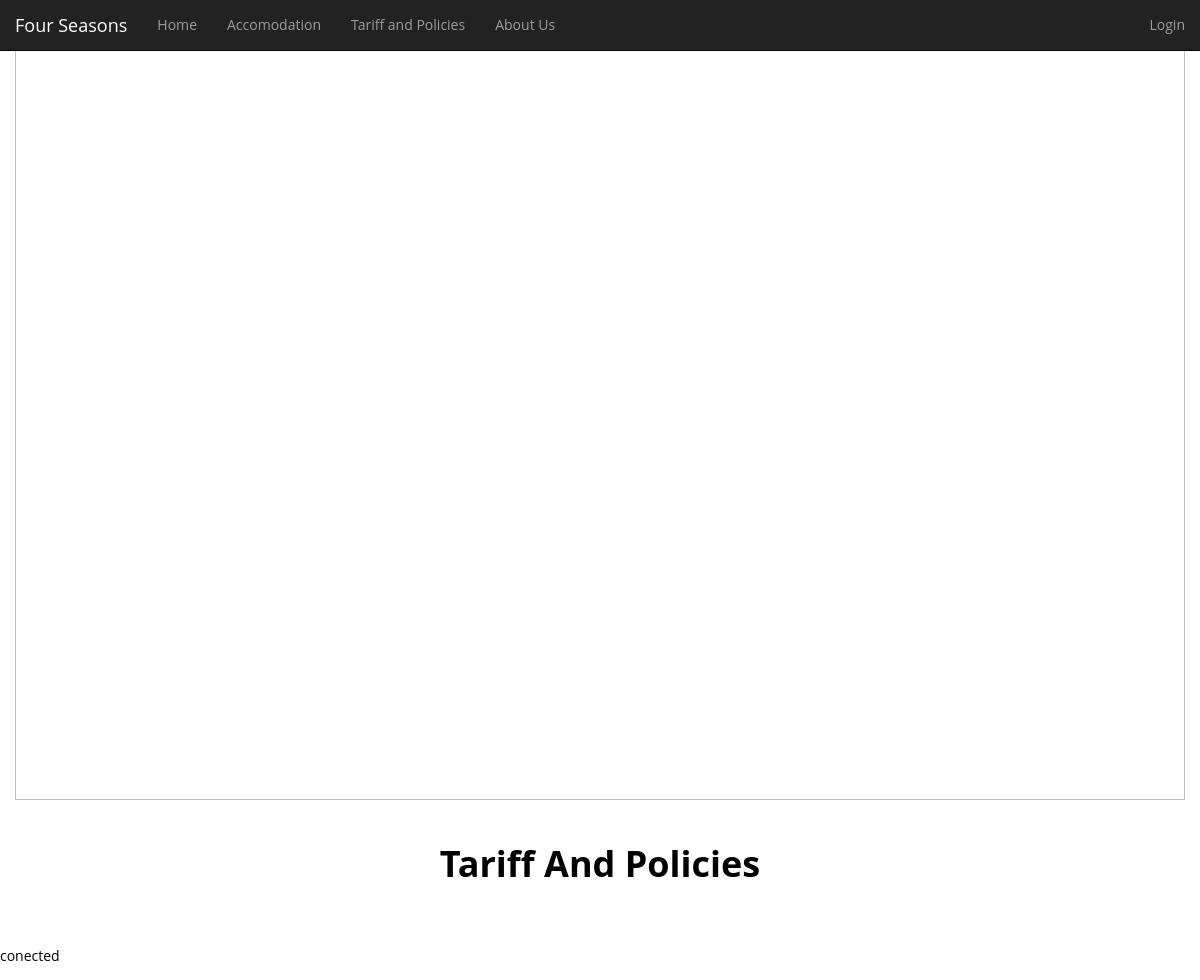
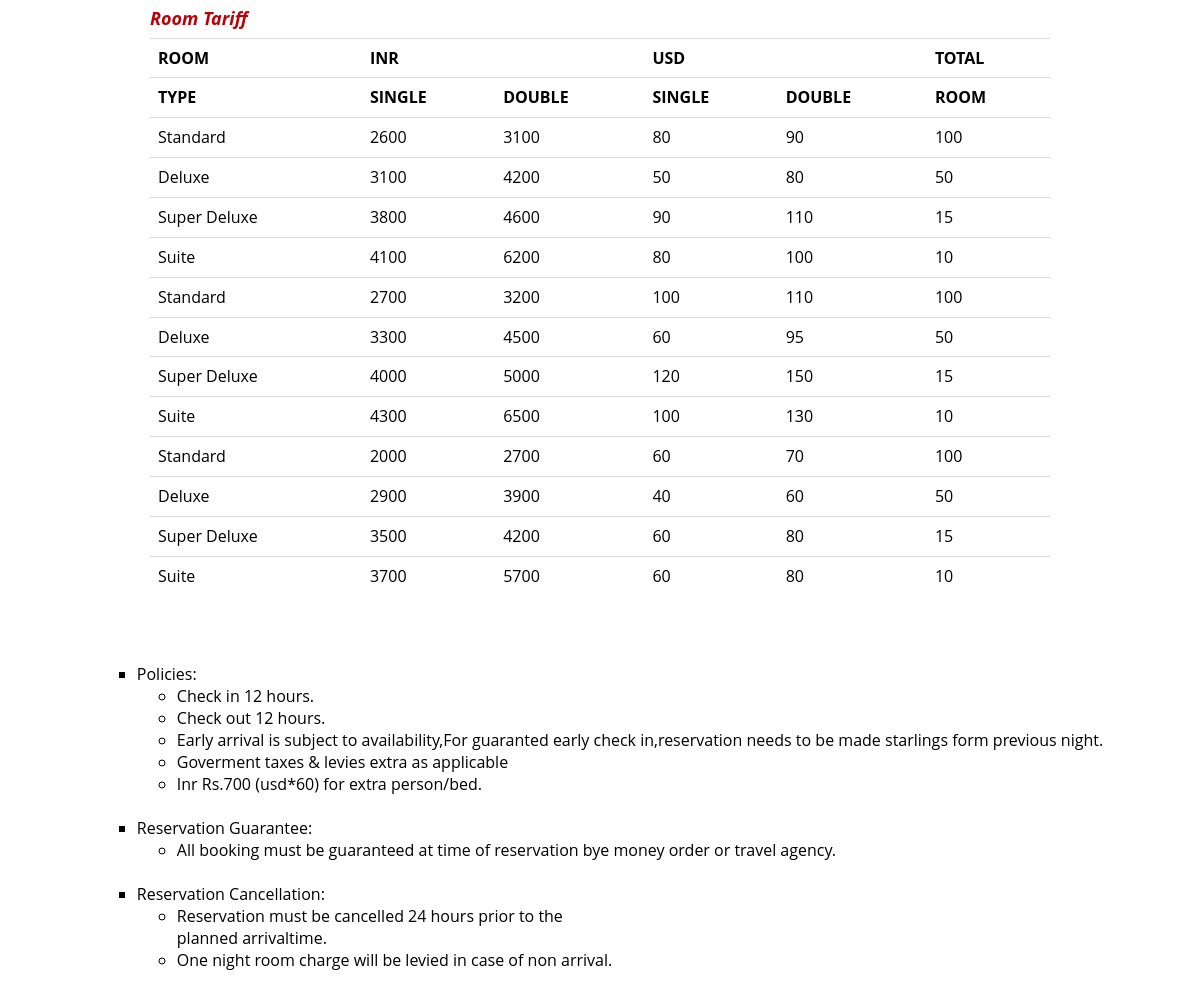
Page /hotel-reservation-system-master/tariff.php on the committed database (2 pictures, top to bottom).
### tables this page shows
CREATE TABLE `tariff` (
  `type` varchar(50) NOT NULL DEFAULT '',
  `inrsin` varchar(30) NOT NULL DEFAULT '0',
  `inrdbl` varchar(30) NOT NULL DEFAULT '0',
  `usdsin` varchar(30) NOT NULL DEFAULT '0',
  `usddbl` varchar(30) NOT NULL DEFAULT '0',
  `totroom` int(3) NOT NULL DEFAULT '0',
  `hotel_id` int(11) NOT NULL,
  `avroom` int(11) NOT NULL
);

### hotel-reservation-system-master/tariff.php (the view, shortened to what this page needs)
<html>
<head>
	<link href="css/bootstrap.min.css" rel="stylesheet">
	<link href="css/main.css" rel="stylesheet">
</head>
<body>
<?php
	include "index1.php";
?>
<div id = "heading">
	<h1>Tariff And Policies</h1>
</div>
<?php
	include 'connection.php';
	if ($con) {
            echo '<p>conected</p>';
        } else {
            echo '<p>not conected</p>';
    }
    $qrysel="select * from tariff";
	$rs=mysqli_query($con,$qrysel);
	echo "<center>";
	echo "<table class=table>";
	echo "<caption><font color='rgba(0,0,0,0.7)' size=4><b><i>Room Tariff</i></b></font></caption>";
	echo "<tr><th>ROOM</th><th colspan=2>INR</th><th colspan=2>USD</th><th>TOTAL</th></tr>";
	echo "<tr><th>TYPE</th><th>SINGLE</th><th>DOUBLE</th><th>SINGLE</th><th>DOUBLE</th><th>ROOM</th></tr>";
	while($v=mysqli_fetch_array($rs))
	{
		echo "<tr>";
		echo "<td>".$v['type']."</td>";
		echo "<td>".$v[1]."</td>";
		echo "<td>".$v[2]."</td>";
		echo "<td>".$v[3]."</td>";
		echo "<td>".$v[4]."</td>";
		echo "<td>".$v[5]."</td>";
		echo "</tr>";
	}
	echo "</table>";
?>
<br><br>
<center><table>
<tr>
	<td>
	<ul type=square>
		<li>Policies: </li>
		<ul>
			<li>Check in 12 hours.
				<li>Check out 12 hours.
				<li>Early arrival is subject to availability,For guaranted early check in,reservation needs to be made starlings form previous night.
				<li>Goverment taxes & levies extra as applicable
				<li>Inr Rs.700 (usd*60) for extra person/bed.
		</ul>
		<br>
		<li>Reservation Guarantee: </li>
			<ul>
				<li>All booking must be guaranteed at time of reservation bye money order or travel agency.
			</ul>
		<br>
		<li>Reservation Cancellation: </li>
		<ul>
			<li>Reservation must be cancelled 24 hours prior to the <br>planned arrivaltime.
			<li>One night room charge will be levied in case of non arrival.
		</ul>
	</ul>
</table>
<br />
</body>
</html>

### hotel-reservation-system-master/css/main.css (style rules this page uses)
body { font-family: 'Open Sans', sans-serif; font-size: 14px; line-height: 24px; color: rgb(0, 0, 0); background-color: #fff; }
#heading h1 { margin-top: 20px; margin-bottom: 60px; font-size: 36px; font-weight: 700; margin-left: 60px; margin-right: 60px; text-align: center; }
.table { width: 75%; }

### rows in the picture
tariff: type "Standard", inrsin "2600", inrdbl "3100", usdsin "80", usddbl "90", totroom "100"
tariff: type "Deluxe", inrsin "3100", inrdbl "4200", usdsin "50", usddbl "80", totroom "50"
tariff: type "Super Deluxe", inrsin "3800", inrdbl "4600", usdsin "90", usddbl "110", totroom "15"
tariff: type "Suite", inrsin "4100", inrdbl "6200", usdsin "80", usddbl "100", totroom "10"
tariff: type "Standard", inrsin "2700", inrdbl "3200", usdsin "100", usddbl "110", totroom "100"
tariff: type "Deluxe", inrsin "3300", inrdbl "4500", usdsin "60", usddbl "95", totroom "50"
tariff: type "Super Deluxe", inrsin "4000", inrdbl "5000", usdsin "120", usddbl "150", totroom "15"
tariff: type "Suite", inrsin "4300", inrdbl "6500", usdsin "100", usddbl "130", totroom "10"
tariff: type "Standard", inrsin "2000", inrdbl "2700", usdsin "60", usddbl "70", totroom "100"
tariff: type "Deluxe", inrsin "2900", inrdbl "3900", usdsin "40", usddbl "60", totroom "50"
tariff: type "Super Deluxe", inrsin "3500", inrdbl "4200", usdsin "60", usddbl "80", totroom "15"
tariff: type "Suite", inrsin "3700", inrdbl "5700", usdsin "60", usddbl "80", totroom "10"
